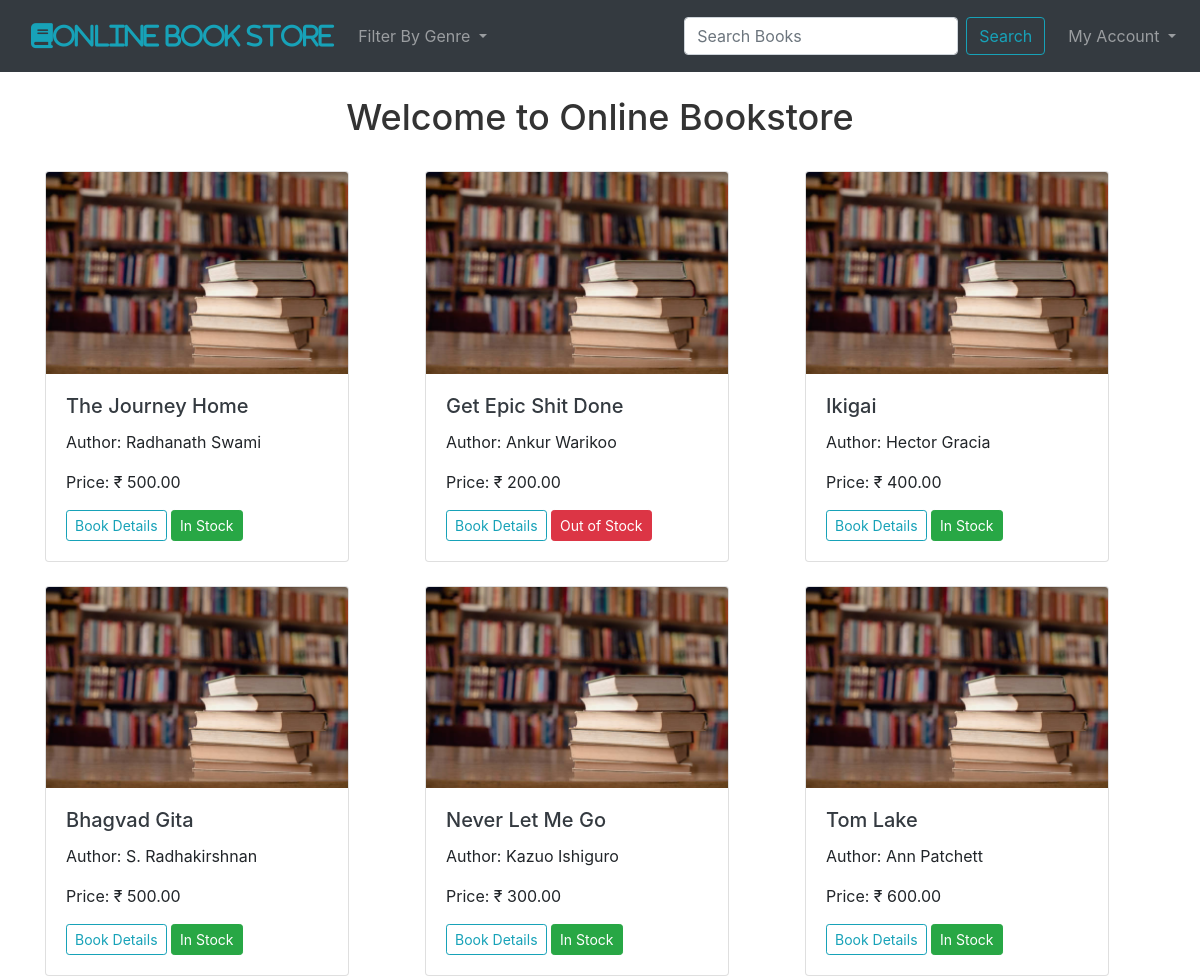
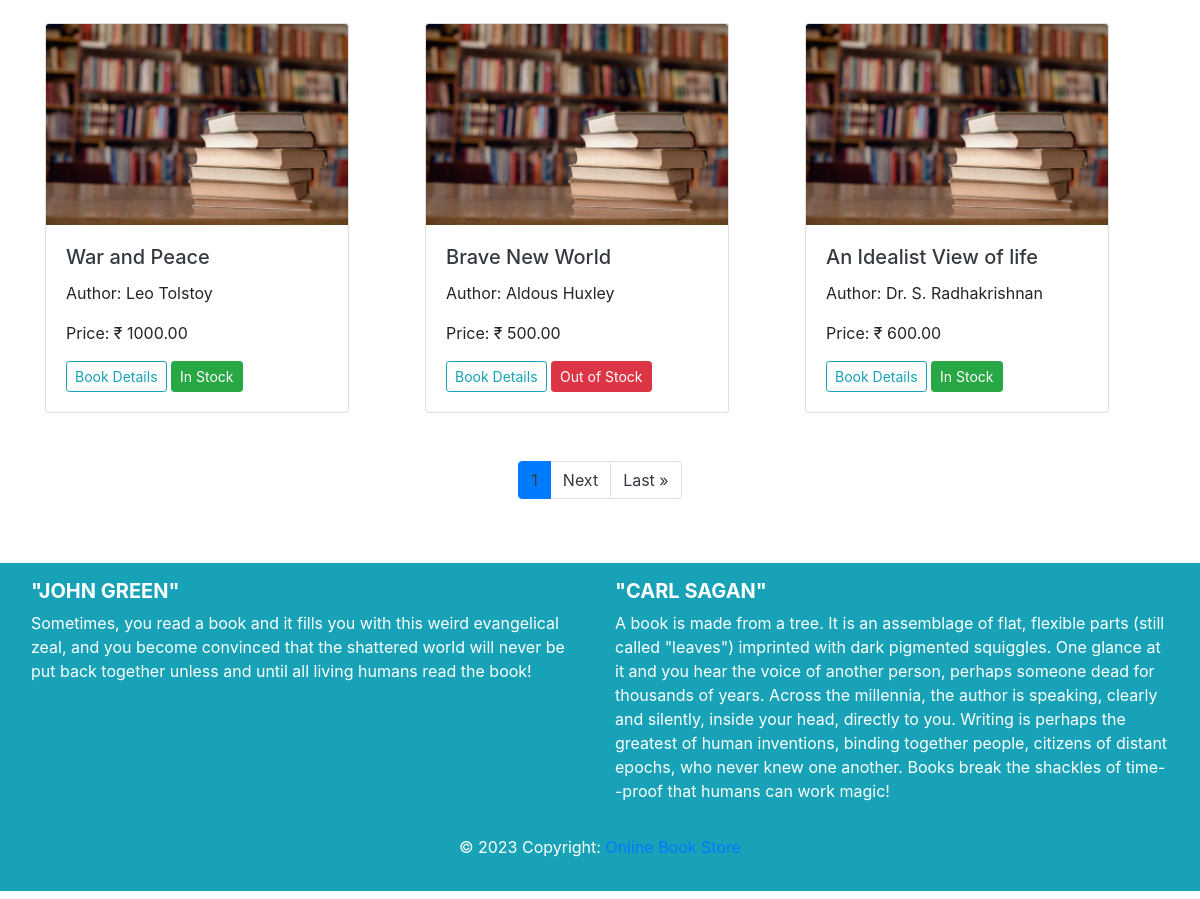
The page / on the database its author committed (2 pictures, top to bottom).
### cart/models.py (models this page shows, shortened)
class Book(models.Model):
    title = models.CharField(max_length=255)
    author = models.CharField(max_length=255)
    genre = models.CharField(max_length=255)
    price = models.DecimalField(max_digits=10,decimal_places=2)
    available_quantity = models.PositiveIntegerField()
    image = models.ImageField(upload_to='images/', height_field=None, width_field=None, max_length=None,blank=True,null = True)
    created_on = models.DateTimeField(auto_now_add=True, blank=True, null=True)
    updated_on = models.DateTimeField(auto_now=True, blank=True, null=True)

### cart/views.py (the view)
# urls.py: 2. Add a URL to urlpatterns:  path('', views.home, name='home')
def home(request):
	books=Book.objects.all()
	paginator = Paginator(books, 9)
	page_number = request.GET.get('page')
	page_obj = paginator.get_page(page_number)
	genre = Book.objects.values('genre').distinct()
	context = {'page_obj': page_obj,'genre':genre}
	return render(request, 'home.html',context)

### cart/templates/home.html (shortened to what this page needs)
{% extends "base.html" %}
{% block content %}
{% load static %}
<br/>
<div class="text-center">
    <div class="container">
    <h1 style="font-size: 36px; color: #333;">Welcome to Online Bookstore</h1>
</div><br/>
</div>
<div class = 'container'>
    <div class="row">
        {% for book in page_obj %}
            <div class="col-md-4 mb-4">
                <div class="card" style="width: 19rem;">
                    <img class="card-img-top" src="{% static 'images/book.jpg' %}" class="card-img-top" alt="{{ book.title }}"/>
                    <div class="card-body">
                        <a href="{% url 'bookview' book.pk %}" class="text-dark">
                        <h5 class="card-title">{{ book.title }}</h5></a>
                        <p class="card-text">Author: {{ book.author }}</p>
                        <p class="card-text">Price: &#8377; {{ book.price }}</p>
                        <a href="{% url 'bookview' book.pk %}" class="text-dark">
                            <button type="button" class="btn btn-sm btn-outline-info">Book Details</button></a>
                        {% if book.available_quantity > 0 %}
                        <span  class="btn btn-sm btn-success text-white">In Stock</span>
                        {% else %}
                            <span class="btn btn-sm btn-danger text-white">Out of Stock</span>
                        {% endif %}
                    </div>
                </div>
            </div>
        {% endfor %}
    </div>
</div>
<div class="container mt-4">
    <ul class="pagination justify-content-center">
        <li class="page-item active">
            <span class="page-link text-dark">{{ page_obj.number }}</span>
        </li>
        {% if page_obj.has_next %}
            <li class="page-item">
                <a class="page-link text-dark" href="?page={{ page_obj.next_page_number }}">Next</a>
            </li>
            <li class="page-item">
                <a class="page-link text-dark" href="?page={{ page_obj.paginator.num_pages }}">Last &raquo;</a>
            </li>
        {% endif %}
    </ul>
</div>
{% endblock %}

### rows shown on the page
Book: title "The Journey Home", author "Radhanath Swami", price "500.00", available_quantity "In Stock"
Book: title "Get Epic Shit Done", author "Ankur Warikoo", price "200.00", available_quantity "Out of Stock"
Book: title "Ikigai", author "Hector Gracia", price "400.00", available_quantity "In Stock"
Book: title "Bhagvad Gita", author "S. Radhakirshnan", price "500.00", available_quantity "In Stock"
Book: title "Never Let Me Go", author "Kazuo Ishiguro", price "300.00", available_quantity "In Stock"
Book: title "Tom Lake", author "Ann Patchett", price "600.00", available_quantity "In Stock"
Book: title "War and Peace", author "Leo Tolstoy", price "1000.00", available_quantity "In Stock"
Book: title "Brave New World", author "Aldous Huxley", price "500.00", available_quantity "Out of Stock"
Book: title "An Idealist View of life", author "Dr. S. Radhakrishnan", price "600.00", available_quantity "In Stock"

### other values the page prints
{{ page_obj.number }} "1"
